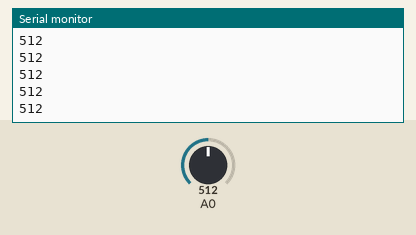
Recording of a sketch running on a simulated Arduino Uno, built with avr-gcc and run on an emulated ATmega328P. Parts: the last lines printed to the serial monitor. The test bench sets the inputs (shaded band); at power-on: A0 = 512.

Above: at 1.2 s.
1.3 s: A0 set to 716
At 1.32 s:
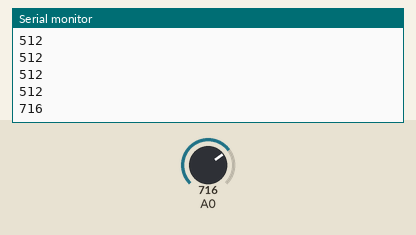
2.8 s: A0 set to 900
At 2.83 s:
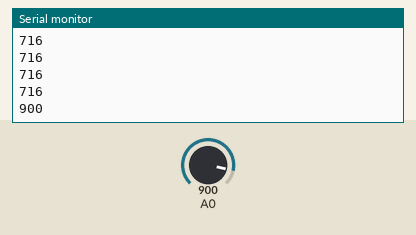
Timing chart, 0 to 5.8 s (numbered marks = the images above; inputs shaded):
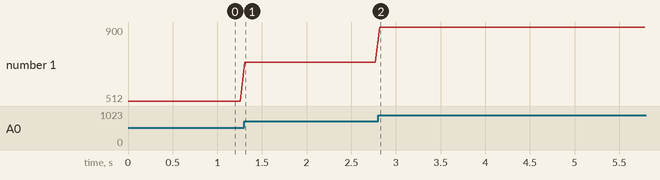

The sketch:

L3_Potentiometers_Analog_Input.ino
```cpp
void setup()
{
  Serial.begin(9600); // for printing values to console
}

void loop()
{
  int potVal = analogRead(A0); // returns 0 - 1023 (due to 10 bit ADC)
  Serial.println(potVal);      // print value to Serial
  delay(50);                   // Reading new values at ~20Hz
}
```

Measured:
- after the input at 1.3 s, the serial monitor: prints a new line at once (image 1)
- after the input at 2.8 s, the serial monitor: prints a new line at once (image 2)
- plotted number 1: 512 → 716 after the input at 1.3 s, 716 → 900 after the input at 2.8 s
